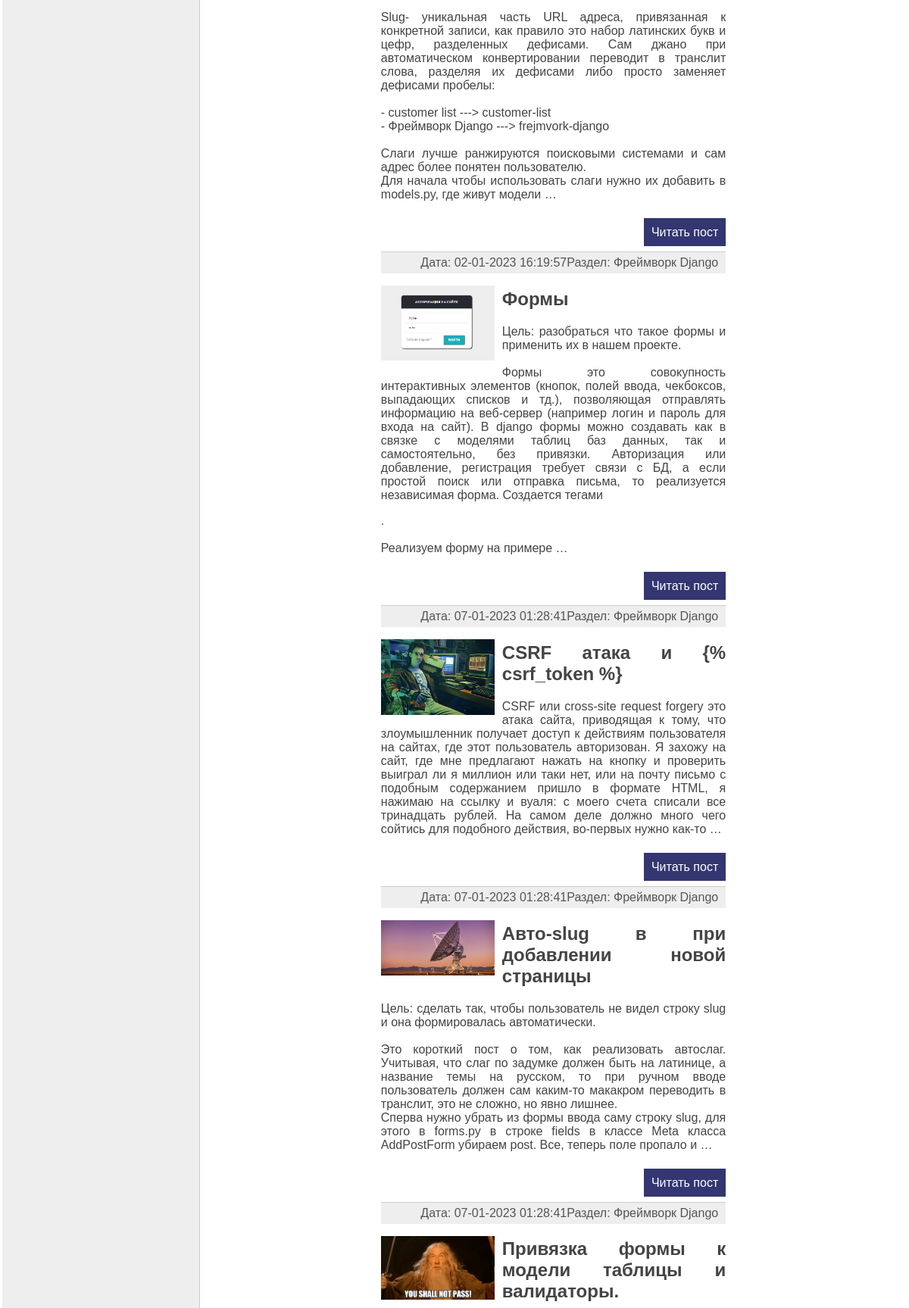
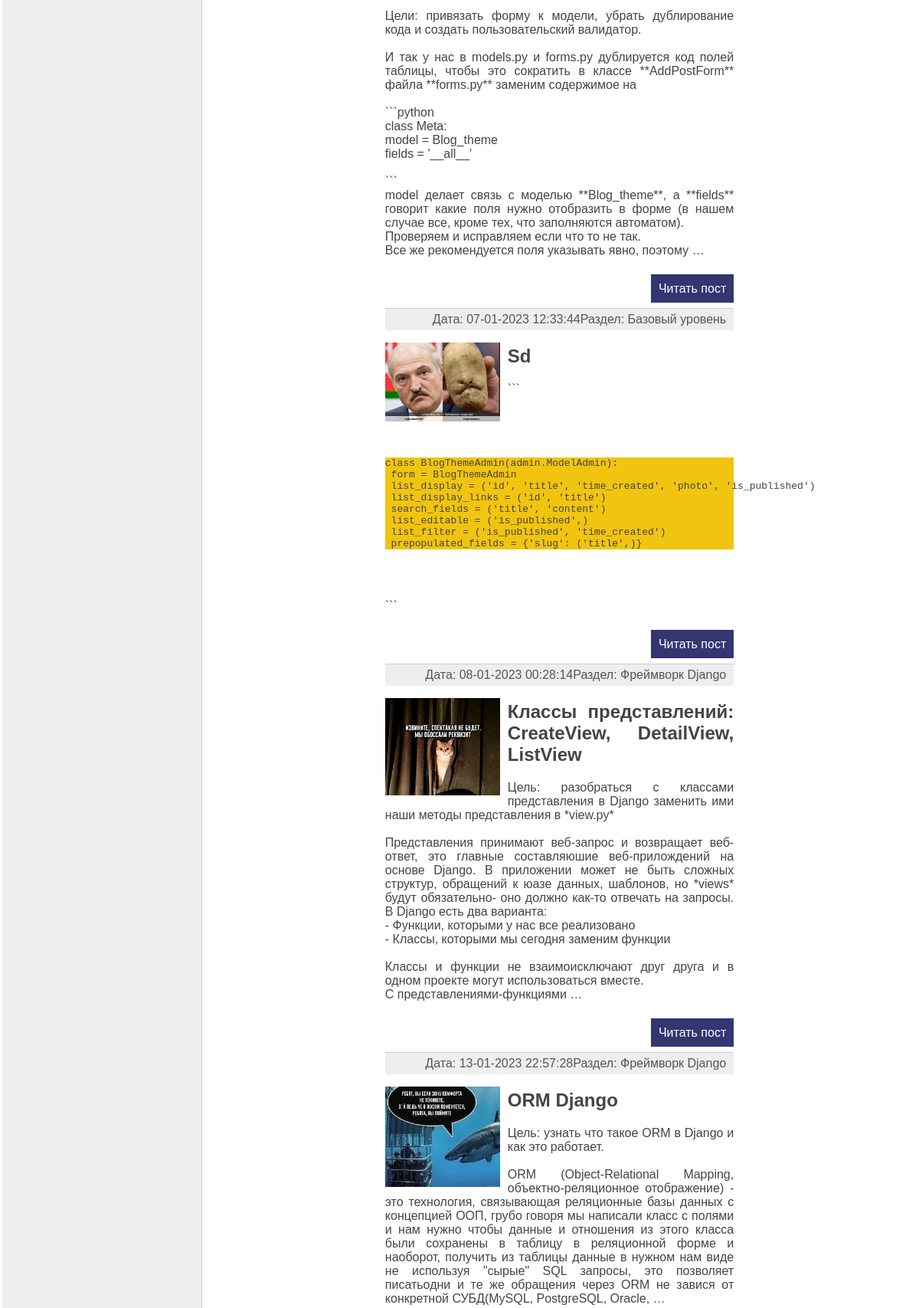
The app's page / (middle part), older data (2 pictures, top to bottom).
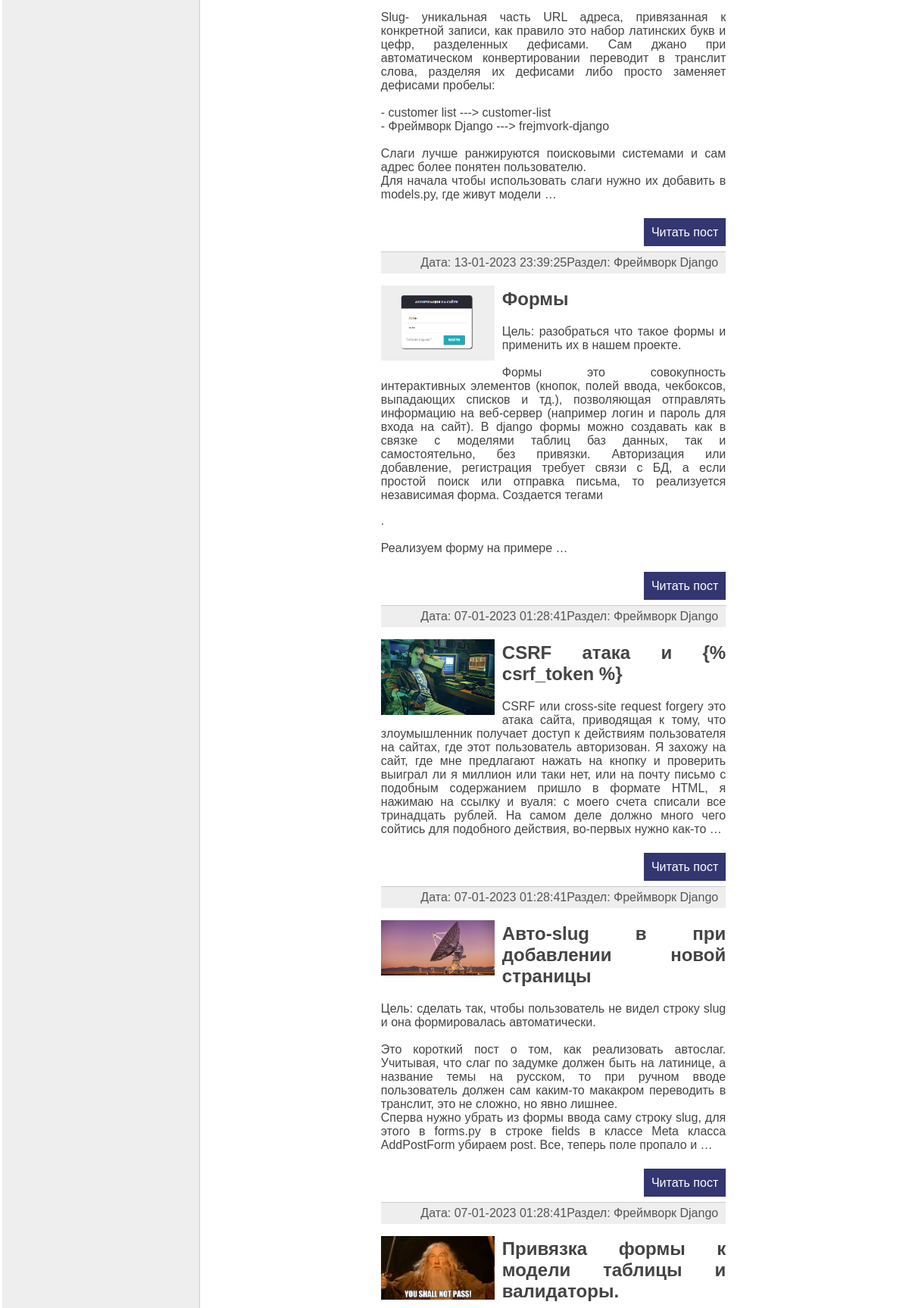
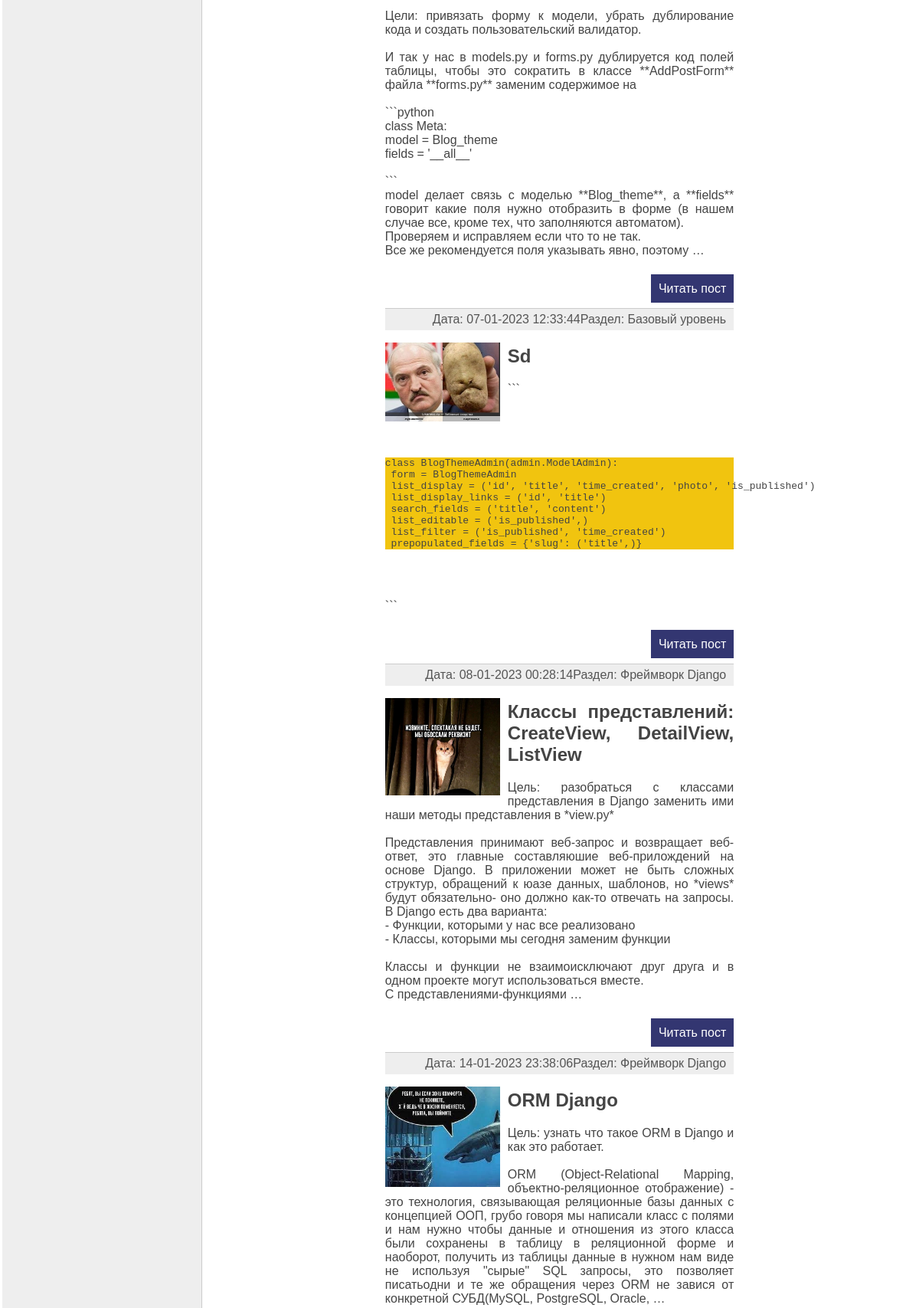
The same page, newer data (2 pictures, top to bottom).
### blog_theme/models.py (models this page shows, shortened)
class Blog_theme(models.Model):
    title = models.CharField(max_length=255, verbose_name='Заголовок')
    slug = models.SlugField(max_length=255, unique=True, db_index=True, verbose_name='URL')
    content = MDTextField()
    photo = models.ImageField(upload_to="photos/%Y/%m/%d", verbose_name='Фото')
    time_created = models.DateTimeField(auto_now_add=True, verbose_name='Создано')
    time_updated = models.DateTimeField(auto_now=True, verbose_name='Изменено')
    is_published = models.BooleanField(default=True, verbose_name='Опубликованно')
    cat = models.ForeignKey('Category', on_delete=models.PROTECT, verbose_name='Раздел')
    def get_absolute_url(self):
        return reverse('post', kwargs={'post_slug': self.slug})
    class Meta:
        verbose_name = 'Темы:'
        verbose_name_plural = 'Темы:'

class Category(models.Model):
    name = models.CharField(max_length=100, db_index=True, verbose_name='Раздел')
    slug = models.SlugField(max_length=255, unique=True, db_index=True, verbose_name='URL')
    def __str__(self):
        return self.name
    def get_absolute_url(self):
        return reverse('category', kwargs={'cat_slug': self.slug})
    class Meta:
        verbose_name = 'Раздел:'
        verbose_name_plural = 'Разделы:'
        ordering = ['id']

### blog_theme/views.py (the view)
# urls.py: path('', BlogHome.as_view(), name='home'),
class BlogHome(ListView):
    model = Blog_theme
    template_name = 'blog_theme/index.html'
    context_object_name = 'posts'
    def get_context_data(self, *, object_list=None, **kwargs):
        context = super().get_context_data(**kwargs)
        context['title'] = 'Главная страница'
        context['cat_selected'] = 0
        return context
    def get_queryset(self):
        return Blog_theme.objects.filter(is_published=True)

### blog_theme/templatetags/blog_theme_tags.py (called while the page is built)
@register.inclusion_tag('blog_theme/list_categories.html')
def show_categories(sort=None, cat_selected=0):
    if not sort:
        cats = Category.objects.all()
    else:
        cats = Category.objects.order_by(sort)
    return {'cats': cats, 'cat_selected': cat_selected}

@register.simple_tag()
def get_menu():
    menu = [{'title': 'О сайте', 'url_name': 'about'},
            {'title': 'Добавить статью', 'url_name': 'add_page'},
            {'title': 'Обратная связь', 'url_name': 'contact'},
            {'title': 'Войти', 'url_name': 'login'},
            ]
    return menu

### blog_theme/templates/blog_theme/index.html (shortened to what this page needs)
{% extends 'blog_theme/base.html' %}
{% load markdown_extras %}
{% block content %}
<ul class="list-articles">
    {% for p in posts %}
    <li><div class="article-panel">
        <p class="last">Раздел: {{p.cat}}</p>
        <p class="last">Дата: {{p.time_updated|date:" d-m-Y H:i:s "}}</p>
    </div>
{% if p.photo %}
        <p><img class="img-article-left thumb" src="{{p.photo.url}}"></p>
{% endif %}
        <h2>{{p.title}}</h2>
        <p>{{p.content|safe|linebreaksbr|truncatewords:80}}</p>
        <p class="link-read-post"><a href="{{ p.get_absolute_url }}">Читать пост</a> </p>
    </li>
    {% endfor %}
</ul>
{% endblock %}

### blog_theme/templates/blog_theme/base.html (shortened to what this page needs)
{% load static %}
{% load blog_theme_tags  %}
<html>
<head>
	<link href="{% static 'blog_theme/css/styles.css' %}" type="text/css"  rel="stylesheet" />
	<link href="{% static 'blog_theme/css/codehilite_styles.css' %}" type="text/css" rel="stylesheet" />
</head>
<body>
<table class="table-page" >
<tr><td>
<table class="table-content" border=0 cellpadding="0" cellspacing="0">
<tr>
	<td valign="top" class="left-chapters">
	<ul id="leftchapters">
	</ul>
</td>
<td valign="top" class="content">
	<div>
{% block content %}
{% endblock %}
	</div>
</td></tr></table>
</td></tr>
</table>
</body>
</html>

### blog_theme/static/blog_theme/css/styles.css (style rules this page uses)
html, body { font-family: 'Arial'; margin: 0; padding: 0; height: 100%; width: 100%; color: #444; }
a { color: #0059b2; text-decoration: none; }
img { max-width: 600px; height: auto; }
img.img-article-left { max-width: 300px; height: auto; float: left; padding: 0 10px 10px 0; }
img.img-article-left.thumb { max-width: 150px; height: auto; }
p.link-read-post { text-align: right; }
p.link-read-post a { padding: 10px; min-width: 100px; background: #333671; color: #fff; text-decoration: none; }
div.article-panel { background: #eee; padding: 5px 10px 5px 10px; box-sizing: border-box; overflow: hidden; color: #555; }
div.article-panel p.last { margin: 0; float: right; }
ul.list-articles { list-style: none; margin: 0; padding: 0; }
ul.list-articles li { border-bottom: 1px solid #ccc; }
.table-page { width: 100%; height: 100%; vertical-align: top; }
.table-page tr { height: 100%; }
.table-content { width: 100%; min-height: 100%; height: 100%; }
.left-chapters { margin: 0; background: #eee; border-right: 1px solid #ccc; min-height: 100%; }
.left-chapters ul { width: 230px; min-height: 100%; margin: 0; padding: 20px 10px 10px 20px; list-style: none; font-size: 20px; }
.content { padding: 20px 20% 20px 20%; width: 100%; text-align: justify; box-sizing: border-box; }

Row changes from the older to the newer data that the page shows:
changed Blog_theme "Формы": time_updated "02-01-2023 16:19:57" → "13-01-2023 23:39:25"
changed Blog_theme "ORM Django": time_updated "13-01-2023 22:57:28" → "14-01-2023 23:38:06"
